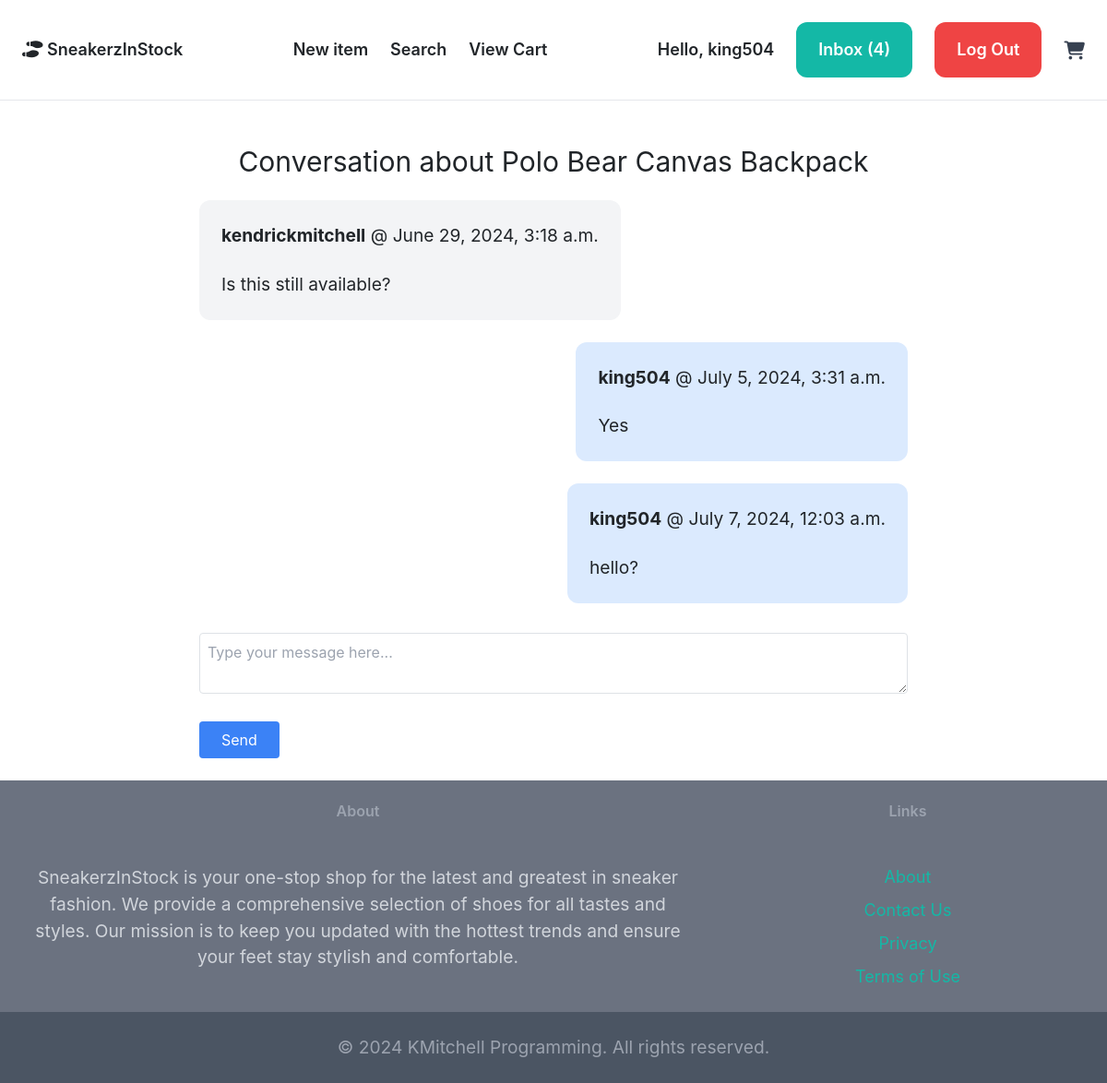
Before: /inbox/5/ (signed in) with the older database file.
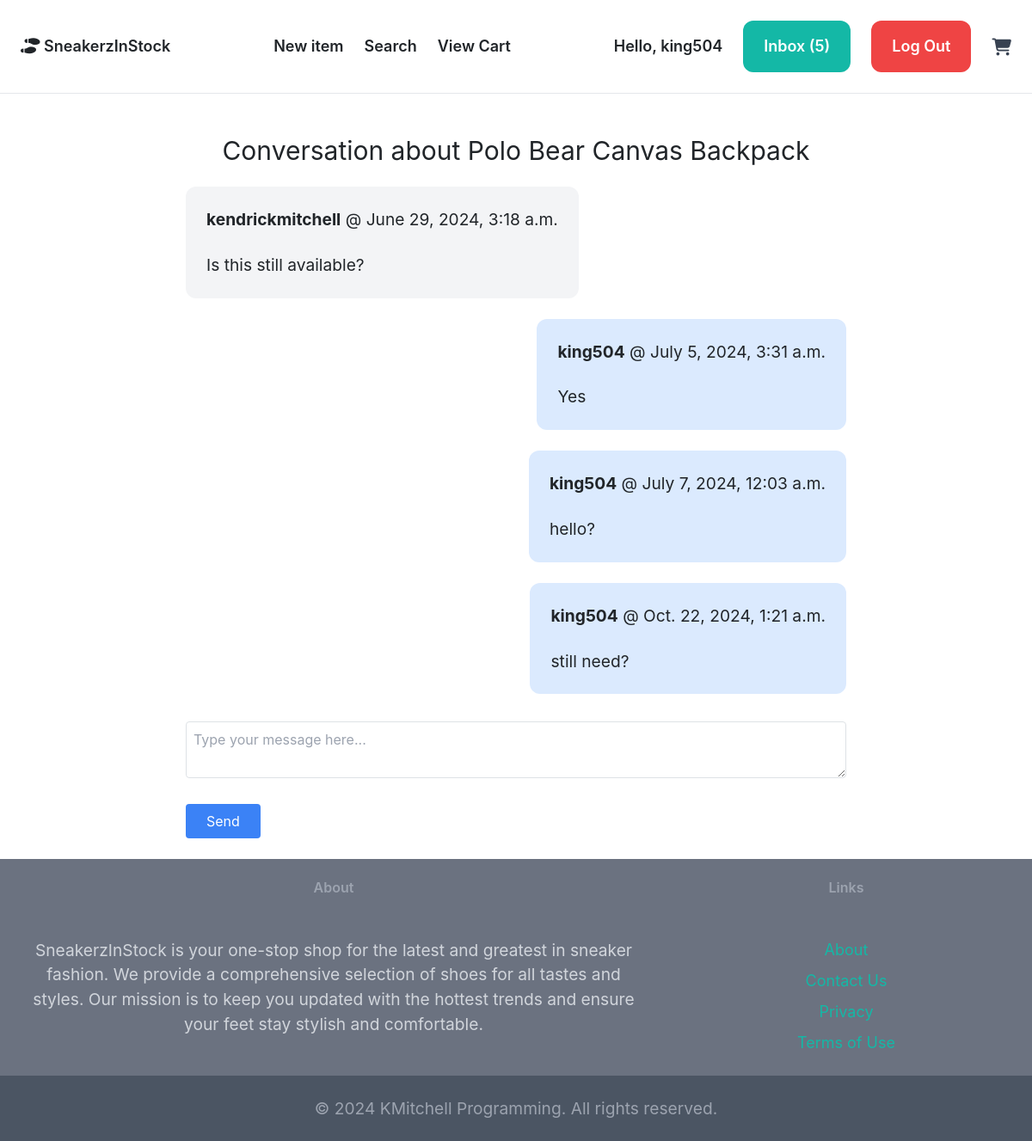
After: the same page with the newer database file.
### conversation/models.py (models this page shows)
class ConversationMessages(models.Model):
    conversation = models.ForeignKey(Conversation, related_name='messages', on_delete=models.CASCADE)
    content = models.TextField()
    created_at = models.DateTimeField(auto_now_add=True)
    created_by = models.ForeignKey(User, related_name='messages', on_delete=models.CASCADE)

### conversation/views.py (the view)
# urls.py: path('<int:pk>/', views.detail, name='detail'),
@login_required
def detail(request, pk):
    conversation = get_object_or_404(Conversation, pk=pk, members__in=[request.user.id])
    conversations = Conversation.objects.filter(members__in=[request.user.id])
    conversation_count = conversations.count()
    if request.method == 'POST':
        form = ConversationMessagesForm(request.POST)
        if form.is_valid():
            conversation_message = form.save(commit=False)
            conversation_message.conversation = conversation
            conversation_message.created_by = request.user
            conversation_message.save()
            return redirect('conversations:detail', pk=conversation.pk)
    else:
        form = ConversationMessagesForm()
    return render(request, 'conversation/detail.html', {'conversation': conversation, 'form': form, 'conversation_count': conversation_count})

### conversation/forms.py
class ConversationMessagesForm(forms.ModelForm):
    class Meta:
        model = ConversationMessages
        fields = ('content',)
        widgets = {
            'content': forms.Textarea(attrs={
                'class': 'w-full py-4 px-6 rounded-xl border',
                'placeholder': 'Type your message here',
                'rows': 5,
            })
        }

### conversation/templates/conversation/detail.html (shortened to what this page needs)
{% extends 'core/base.html' %}
{% block content %}
<div class="max-w-3xl mx-auto space-y-6">
    <h1 class="mt-6 mb-6 text-3xl text-center">Conversation about {{ conversation.item.name}}</h1>
    {% for message in conversation.messages.all %}
        <div id="message_{{ message.id }}" class="flex {% if message.created_by == request.user %}justify-end{% else %}justify-start{% endif %}">
            <div class="p-6 {% if message.created_by == request.user %}bg-blue-100{% else %}bg-gray-100{% endif %} rounded-xl max-w-lg">
                <p class="mb-4"><strong>{{ message.created_by.username }}</strong> @ {{ message.created_at }}</p>
                <p>{{ message.content }}</p>
            </div>
        </div>
    {% endfor %}
</div>
<div class="max-w-3xl mx-auto mt-8">
    <form method="post">
        <textarea name="content" class="w-full p-2 border rounded" placeholder="Type your message here..."></textarea>
        <button type="submit" class="mt-4 px-4 py-2 bg-blue-500 text-white rounded">Send</button>
    </form>
</div>
{% endblock %}

### core/templates/core/navbar.html (shortened to what this page needs)
<div class="navbar-container">
    <nav class="py-6 flex justify-between items-center border-b border-gray-200 px-4 bg-white">
        <a href="{% url 'core:index' %}" class="text-lg font-semibold"><i class="fa-solid fa-shoe-prints"></i> SneakerzInStock</a>
        <div class="hidden md:flex space-x-6 items-center" id="navbarSupportedContent">
            <a href="{% url 'item:new' %}" class="text-lg font-semibold hover:text-gray-500">New item</a>
            <a href="{% url 'item:items' %}" class="text-lg font-semibold hover:text-gray-500">Search</a>
            <a href="{% url 'cart:view_cart' %}" class="text-lg font-semibold hover:text-gray-500">View Cart</a>
        </div>
        <div class="hidden md:flex space-x-6 items-center">
            {% if request.user.is_authenticated %}
                <a href="{% url 'dashboard:index' request.user.username %}" class="text-lg font-semibold hover:text-gray-500">Hello, {{ request.user.username }}</a>
                <a href="{% url 'conversations:inbox' %}" class="px-6 py-3 text-lg font-semibold bg-teal-500 text-white rounded-xl hover:bg-teal-700">Inbox
                    <span class="text-md text-white-500">({{ conversation_count }})</span>
                </a>
                <a href="{% url 'core:logout_user' %}" class="px-6 py-3 text-lg font-semibold bg-red-500 text-white rounded-xl hover:bg-red-700">Log Out</a>
                <a href="{% url 'cart:view_cart' %}" class="relative">
                    <i class="fa-solid fa-cart-shopping fa-lg text-gray-700"></i>
                </a>
            {% else %}
                <a href="{% url 'core:signup' %}" class="px-6 py-3 text-lg font-semibold bg-teal-500 text-white rounded-xl hover:bg-teal-700">Sign up</a>
                <a href="{% url 'core:login' %}" class="px-6 py-3 text-lg font-semibold bg-gray-500 text-white rounded-xl hover:bg-gray-700">Log In</a>
            {% endif %}
        </div>
    </nav>
</div>

Changed rows visible on the page:
added ConversationMessages: created_by.username "king504", created_at "Oct. 22, 2024, 1:21 a.m.", content "still need?"
Other visible differences:
{{ conversation_count }}: "4" → "5"
